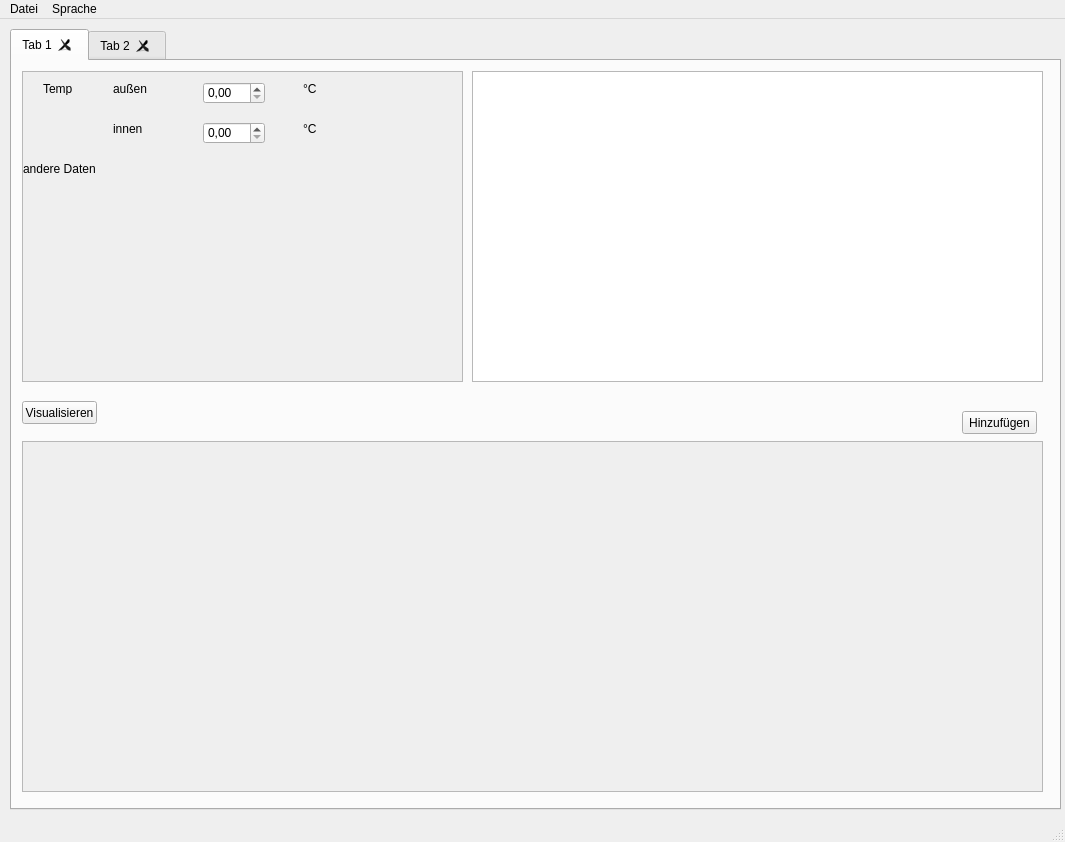
<?xml version="1.0" encoding="UTF-8"?>
<ui version="4.0">
 <class>MainWindow</class>
 <widget class="QMainWindow" name="MainWindow">
  <property name="geometry">
   <rect>
    <x>0</x>
    <y>0</y>
    <width>1065</width>
    <height>842</height>
   </rect>
  </property>
  <property name="windowTitle">
   <string>MainWindow</string>
  </property>
  <widget class="QWidget" name="centralwidget">
   <widget class="QTabWidget" name="tabWidget">
    <property name="geometry">
     <rect>
      <x>10</x>
      <y>10</y>
      <width>1051</width>
      <height>781</height>
     </rect>
    </property>
    <property name="currentIndex">
     <number>0</number>
    </property>
    <property name="tabsClosable">
     <bool>true</bool>
    </property>
    <property name="movable">
     <bool>true</bool>
    </property>
    <widget class="QWidget" name="tab">
     <attribute name="title">
      <string>Tab 1</string>
     </attribute>
     <widget class="QWidget" name="widgetTabContent" native="true">
      <property name="geometry">
       <rect>
        <x>0</x>
        <y>0</y>
        <width>1051</width>
        <height>781</height>
       </rect>
      </property>
      <property name="locale">
       <locale language="German" country="Germany"/>
      </property>
      <widget class="QScrollArea" name="ScrollCircumstances">
       <property name="geometry">
        <rect>
         <x>10</x>
         <y>10</y>
         <width>441</width>
         <height>311</height>
        </rect>
       </property>
       <property name="widgetResizable">
        <bool>true</bool>
       </property>
       <widget class="QWidget" name="scrollAreaWidgetContents">
        <property name="geometry">
         <rect>
          <x>0</x>
          <y>0</y>
          <width>439</width>
          <height>309</height>
         </rect>
        </property>
        <widget class="QWidget" name="WidgetTemp" native="true">
         <property name="geometry">
          <rect>
           <x>0</x>
           <y>0</y>
           <width>441</width>
           <height>91</height>
          </rect>
         </property>
         <property name="toolTip">
          <string>Temperatur in °C</string>
         </property>
         <property name="locale">
          <locale language="German" country="Germany"/>
         </property>
         <widget class="QLabel" name="label">
          <property name="geometry">
           <rect>
            <x>20</x>
            <y>10</y>
            <width>47</width>
            <height>13</height>
           </rect>
          </property>
          <property name="text">
           <string>Temp</string>
          </property>
         </widget>
         <widget class="QLabel" name="label_2">
          <property name="geometry">
           <rect>
            <x>90</x>
            <y>10</y>
            <width>47</width>
            <height>13</height>
           </rect>
          </property>
          <property name="text">
           <string>außen</string>
          </property>
         </widget>
         <widget class="QDoubleSpinBox" name="doubleSpinBoxTempOut">
          <property name="geometry">
           <rect>
            <x>180</x>
            <y>10</y>
            <width>62</width>
            <height>22</height>
           </rect>
          </property>
          <property name="toolTip">
           <string>Temperatur in °C</string>
          </property>
          <property name="toolTipDuration">
           <number>3</number>
          </property>
         </widget>
         <widget class="QLabel" name="label_3">
          <property name="geometry">
           <rect>
            <x>280</x>
            <y>10</y>
            <width>47</width>
            <height>13</height>
           </rect>
          </property>
          <property name="text">
           <string>°C</string>
          </property>
         </widget>
         <widget class="QLabel" name="label_4">
          <property name="geometry">
           <rect>
            <x>90</x>
            <y>50</y>
            <width>47</width>
            <height>13</height>
           </rect>
          </property>
          <property name="text">
           <string>innen</string>
          </property>
         </widget>
         <widget class="QDoubleSpinBox" name="doubleSpinBoxTempIn">
          <property name="geometry">
           <rect>
            <x>180</x>
            <y>50</y>
            <width>62</width>
            <height>22</height>
           </rect>
          </property>
          <property name="toolTip">
           <string>Temperatur in °C</string>
          </property>
          <property name="toolTipDuration">
           <number>3</number>
          </property>
         </widget>
         <widget class="QLabel" name="label_5">
          <property name="geometry">
           <rect>
            <x>280</x>
            <y>50</y>
            <width>47</width>
            <height>13</height>
           </rect>
          </property>
          <property name="text">
           <string>°C</string>
          </property>
         </widget>
        </widget>
        <widget class="QWidget" name="widget" native="true">
         <property name="geometry">
          <rect>
           <x>0</x>
           <y>90</y>
           <width>441</width>
           <height>71</height>
          </rect>
         </property>
         <widget class="QLabel" name="label_6">
          <property name="text">
           <string>andere Daten</string>
          </property>
         </widget>
        </widget>
       </widget>
      </widget>
      <widget class="QGraphicsView" name="graphicsView">
       <property name="geometry">
        <rect>
         <x>460</x>
         <y>10</y>
         <width>571</width>
         <height>311</height>
        </rect>
       </property>
      </widget>
      <widget class="QPushButton" name="ButtonGraph">
       <property name="geometry">
        <rect>
         <x>10</x>
         <y>340</y>
         <width>75</width>
         <height>23</height>
        </rect>
       </property>
       <property name="toolTip">
        <string/>
       </property>
       <property name="toolTipDuration">
        <number>3</number>
       </property>
       <property name="statusTip">
        <string>Zeigt einen Graphen an</string>
       </property>
       <property name="whatsThis">
        <string/>
       </property>
       <property name="locale">
        <locale language="German" country="Germany"/>
       </property>
       <property name="text">
        <string>Visualisieren</string>
       </property>
       <property name="checkable">
        <bool>false</bool>
       </property>
       <property name="autoDefault">
        <bool>false</bool>
       </property>
       <property name="default">
        <bool>false</bool>
       </property>
       <property name="flat">
        <bool>false</bool>
       </property>
      </widget>
      <widget class="QScrollArea" name="scrollArea">
       <property name="geometry">
        <rect>
         <x>10</x>
         <y>380</y>
         <width>1021</width>
         <height>351</height>
        </rect>
       </property>
       <property name="widgetResizable">
        <bool>true</bool>
       </property>
       <widget class="QWidget" name="scrollAreaWidgetContents_2">
        <property name="geometry">
         <rect>
          <x>0</x>
          <y>0</y>
          <width>1019</width>
          <height>349</height>
         </rect>
        </property>
       </widget>
      </widget>
      <widget class="QPushButton" name="AddLayerButton">
       <property name="geometry">
        <rect>
         <x>950</x>
         <y>350</y>
         <width>75</width>
         <height>23</height>
        </rect>
       </property>
       <property name="text">
        <string>Hinzufügen</string>
       </property>
      </widget>
     </widget>
    </widget>
    <widget class="QWidget" name="tab_2">
     <attribute name="title">
      <string>Tab 2</string>
     </attribute>
    </widget>
   </widget>
  </widget>
  <widget class="QMenuBar" name="menubar">
   <property name="geometry">
    <rect>
     <x>0</x>
     <y>0</y>
     <width>1065</width>
     <height>21</height>
    </rect>
   </property>
   <widget class="QMenu" name="menuLanguage">
    <property name="title">
     <string>Sprache</string>
    </property>
    <addaction name="actionDeutsch"/>
    <addaction name="actionEnglish"/>
   </widget>
   <widget class="QMenu" name="menuDatei">
    <property name="title">
     <string>Datei</string>
    </property>
    <addaction name="actionNeu"/>
    <addaction name="actionSpeichern"/>
    <addaction name="actionSpeichern_unter"/>
    <addaction name="actionLaden"/>
    <addaction name="separator"/>
    <addaction name="actionDrucken"/>
   </widget>
   <addaction name="menuDatei"/>
   <addaction name="menuLanguage"/>
  </widget>
  <widget class="QStatusBar" name="statusbar"/>
  <action name="actionDeutsch">
   <property name="text">
    <string>Deutsch</string>
   </property>
  </action>
  <action name="actionEnglish">
   <property name="text">
    <string>English</string>
   </property>
  </action>
  <action name="actionSpeichern">
   <property name="text">
    <string>Speichern</string>
   </property>
   <property name="shortcut">
    <string>Ctrl+S</string>
   </property>
  </action>
  <action name="actionSpeichern_unter">
   <property name="text">
    <string>Speichern unter...</string>
   </property>
  </action>
  <action name="actionLaden">
   <property name="text">
    <string>Laden</string>
   </property>
  </action>
  <action name="actionDrucken">
   <property name="text">
    <string>Drucken</string>
   </property>
   <property name="shortcut">
    <string>Ctrl+P</string>
   </property>
  </action>
  <action name="actionNeu">
   <property name="text">
    <string>Neu</string>
   </property>
   <property name="shortcut">
    <string>Ctrl+N, Ctrl+T</string>
   </property>
  </action>
 </widget>
 <resources/>
 <connections/>
</ui>
